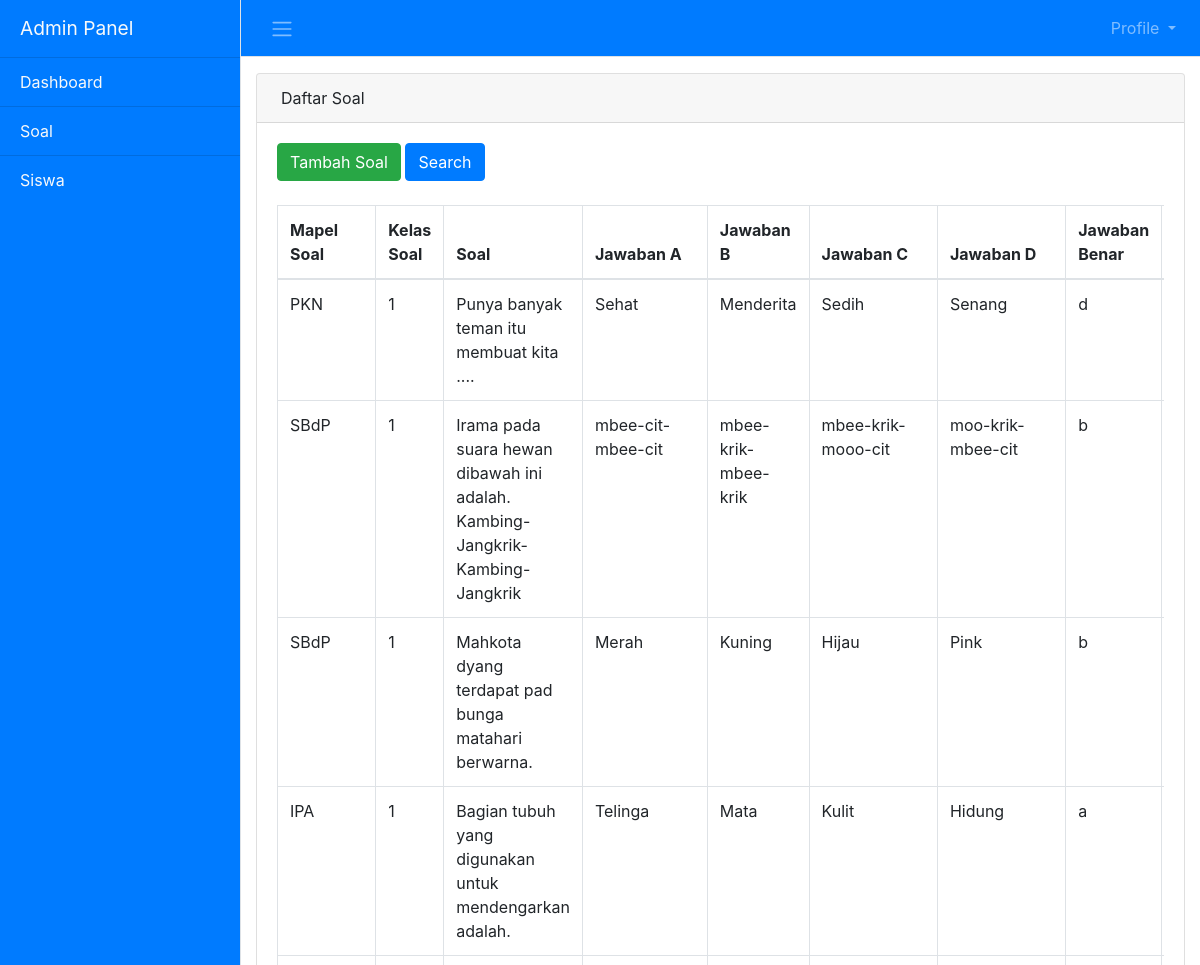
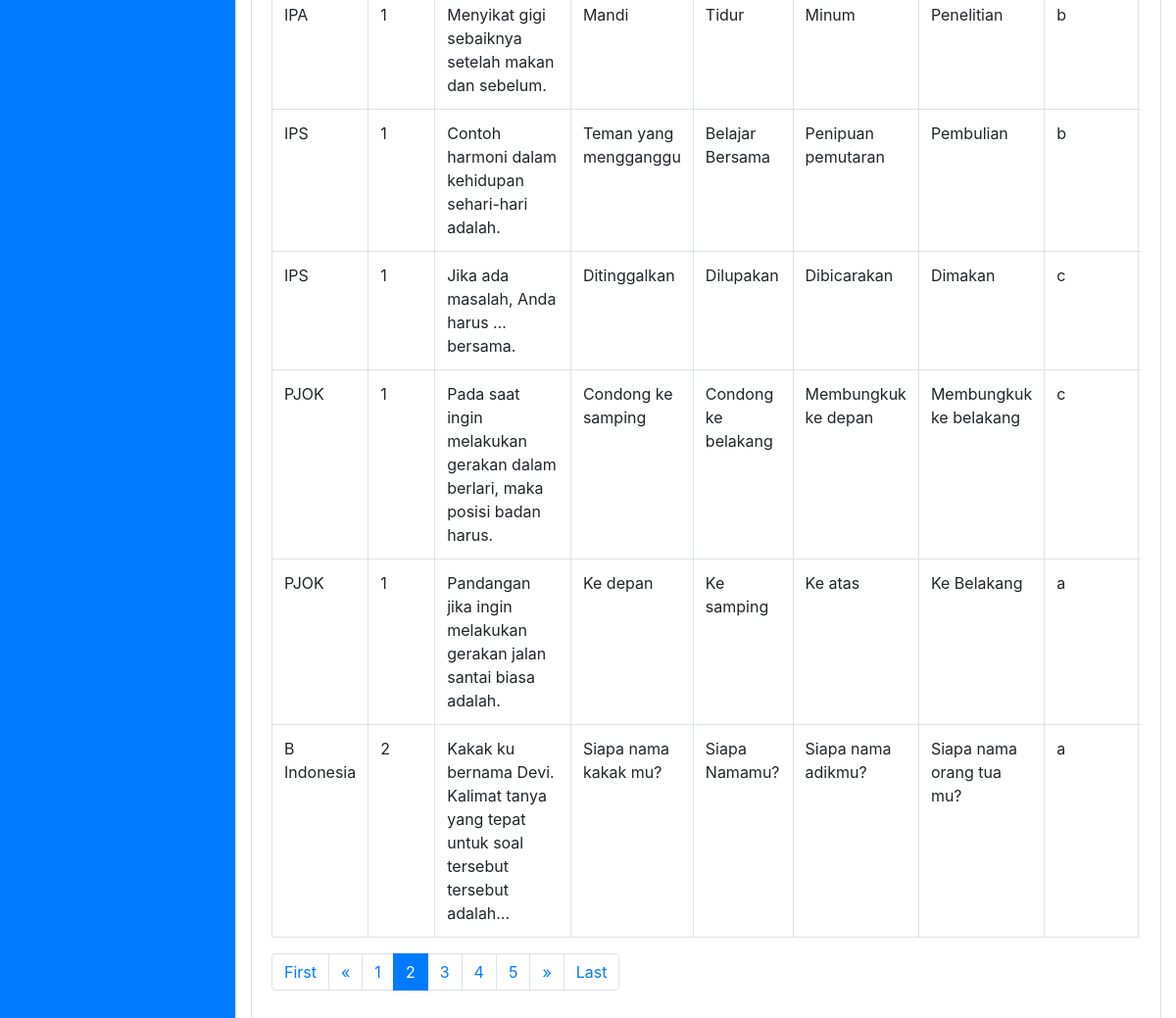
Page /v1/admin/index.php?page=soal&hal=2 (signed in) on the committed database (2 pictures, top to bottom).
### tables this page shows
CREATE TABLE `tbl_soal` (
  `id_soal` int(11) NOT NULL,
  `kelas_soal` int(2) NOT NULL,
  `mapel_soal` varchar(50) NOT NULL,
  `nama_soal` varchar(500) NOT NULL,
  `jawaban_a` varchar(200) NOT NULL,
  `jawaban_b` varchar(200) NOT NULL,
  `jawaban_c` varchar(200) NOT NULL,
  `jawaban_d` varchar(200) NOT NULL,
  `jawaban_benar` varchar(2) NOT NULL,
  `gambar` varchar(100) NOT NULL DEFAULT 'Tidak_Ada.jpg'
);

### v1/admin/script/preferences.php (the view, shortened to what this page needs)
<?php
class adminPanel
{
    private $host = "localhost";
	private $user = "root";
	private $pass = "";
	private $database = "db_bank_soal";
    public $mysqli="";
    public function SS_GetConnection ()
	{
		$this->mysqli = new MySQLi($this->host, $this->user, $this->pass, $this->database);
		if (!$this->mysqli->connect_errno){
			return $this->mysqli;
		}
    }
    public function viewSoal(){
        if ($this->SS_GetConnection())
		{
            $hal = (isset($_GET['hal'])) ? $_GET['hal'] : 1;
            $limit = 10;
            $limit_start = ($hal - 1) * $limit;
            $query = "SELECT * FROM tbl_soal LIMIT ".$limit_start.",".$limit;
			if ($result = $this->mysqli->query($query)){
                echo "<table class='table table-bordered' id='dataTable' width='100%'' cellspacing='0'>";
                echo "<thead>";
                echo "<tr>";
                echo "<th>Mapel Soal</th>";
                echo "<th>Kelas Soal</th>";
                echo "<th>Soal</th>";
                echo "<th>Jawaban A</th>";
                echo "<th>Jawaban B</th>";
                echo "<th>Jawaban C</th>";
                echo "<th>Jawaban D</th>";
                echo "<th>Jawaban Benar</th>";
                echo "<th>Ada Gambar?</th>";
                echo "</tr>";
                echo "</thead>";
                echo "<tbody>";
                while ($data = $result->fetch_row())
				{
                    if($data[9] == "Tidak_Ada.jpg"){
                        $gambar = "Tidak Ada";
                    }else{
                        $gambar = "Ada";
                    }
                    echo "<tr>";
					echo "<td>".($data[2])."</td>";
                    echo "<td>".($data[1])."</td>";
					echo "<td>".($data[3])."</td>";
                    echo "<td>".($data[4])."</td>";
                    echo "<td>".($data[5])."</td>";
                    echo "<td>".($data[6])."</td>";
                    echo "<td>".($data[7])."</td>";
                    echo "<td>".($data[8])."</td>";
                    echo "<td>".($gambar)."</td>";
					echo "</tr>";
				}
                echo "</tbody>";
                echo "</table>";
            }
            echo "<ul class='pagination'>";
            if ($hal == 1) {
                echo "<li class='page-item disabled'><a class='page-link' href='#'>First</a></li>";
                echo "<li class='page-item disabled'><a class='page-link' href='#'>&laquo;</a></li>";
            } else {
                $link_prev = ($hal > 1) ? $hal - 1 : 1;
                echo "<li class='page-item'><a class='page-link' href='index.php?page=soal&hal=1'>First</a></li>";
                echo "<li class='page-item'><a class='page-link' href='index.php?page=soal&hal= ".$link_prev."'>&laquo;</a></li>";
            }
            $stmt = $this->mysqli->stmt_init();
            $stmt->prepare("SELECT id_soal FROM tbl_soal");
            $stmt->execute();
            $stmt->bind_result($idsoal);
            $stmt->store_result();
            $get_jumlah = $stmt->num_rows();
            $jumlah_page = ceil($get_jumlah / $limit);
            $jumlah_number = 3;
            $start_number = ($hal > $jumlah_number) ? $hal - $jumlah_number : 1;
            $end_number = ($hal < ($jumlah_page - $jumlah_number)) ? $hal + $jumlah_number : $jumlah_page;
            for ($i = $start_number; $i <= $end_number; $i++) {
                if($hal == $i){
                    $link_active = "class='page-item active'";
                }else{
                    $link_active = "";
                }
                echo "<li ".$link_active."><a class='page-link' href='index.php?page=soal&hal=".$i."'>".$i."</a></li>";
            }
            if ($hal == $jumlah_page) {
                echo "<li class='page-item disabled'><a class='page-link' href='#'>&raquo;</a></li>";
                echo "<li class='page-item disabled'><a class='page-link' href='#'>Last</a></li>";
            } else {
                $link_next = ($hal < $jumlah_page) ? $hal + 1 : $jumlah_page;
                echo "<li class='page-item'><a class='page-link' href='index.php?page=soal&hal=".$link_next."'>&raquo;</a></li>";
                echo "<li class='page-item'><a class='page-link' href='index.php?page=soal&hal=".$jumlah_page."'>Last</a></li>";
            }
            echo "</ul>";
        }
    }
}
?>

### v1/admin/css/simple-sidebar.css (style rules this page uses)
body { overflow-x: hidden; }

### rows in the picture
tbl_soal: mapel_soal "PKN", kelas_soal "1", nama_soal "Punya banyak teman itu membuat kita ....", jawaban_a "Sehat", jawaban_b "Menderita", jawaban_c "Sedih", jawaban_d "Senang", jawaban_benar "d"
tbl_soal: mapel_soal "SBdP", kelas_soal "1", nama_soal "Irama pada suara hewan dibawah ini adalah. Kambing-Jangkrik-Kambing-Jangkrik", jawaban_a "mbee-cit-mbee-cit", jawaban_b "mbee-krik-mbee-krik", jawaban_c "mbee-krik-mooo-cit", jawaban_d "moo-krik-mbee-cit", jawaban_benar "b"
tbl_soal: mapel_soal "SBdP", kelas_soal "1", nama_soal "Mahkota dyang terdapat pad bunga matahari berwarna.", jawaban_a "Merah", jawaban_b "Kuning", jawaban_c "Hijau", jawaban_d "Pink", jawaban_benar "b"
tbl_soal: mapel_soal "IPA", kelas_soal "1", nama_soal "Bagian tubuh yang digunakan untuk mendengarkan adalah.", jawaban_a "Telinga", jawaban_b "Mata", jawaban_c "Kulit", jawaban_d "Hidung", jawaban_benar "a"
tbl_soal: mapel_soal "IPA", kelas_soal "1", nama_soal "Menyikat gigi sebaiknya setelah makan dan sebelum.", jawaban_a "Mandi", jawaban_b "Tidur", jawaban_c "Minum", jawaban_d "Penelitian", jawaban_benar "b"
tbl_soal: mapel_soal "IPS", kelas_soal "1", nama_soal "Contoh harmoni dalam kehidupan sehari-hari adalah.", jawaban_a "Teman yang mengganggu", jawaban_b "Belajar Bersama", jawaban_c "Penipuan pemutaran", jawaban_d "Pembulian", jawaban_benar "b"
tbl_soal: mapel_soal "IPS", kelas_soal "1", nama_soal "Jika ada masalah, Anda harus … bersama.", jawaban_a "Ditinggalkan", jawaban_b "Dilupakan", jawaban_c "Dibicarakan", jawaban_d "Dimakan", jawaban_benar "c"
tbl_soal: mapel_soal "PJOK", kelas_soal "1", nama_soal "Pada saat ingin melakukan gerakan dalam berlari, maka posisi badan harus.", jawaban_a "Condong ke samping", jawaban_b "Condong ke belakang", jawaban_c "Membungkuk ke depan", jawaban_d "Membungkuk ke belakang", jawaban_benar "c"
tbl_soal: mapel_soal "PJOK", kelas_soal "1", nama_soal "Pandangan jika ingin melakukan gerakan jalan santai biasa adalah.", jawaban_a "Ke depan", jawaban_b "Ke samping", jawaban_c "Ke atas", jawaban_d "Ke Belakang", jawaban_benar "a"
tbl_soal: mapel_soal "B Indonesia", kelas_soal "2", nama_soal "Kakak ku bernama Devi. Kalimat tanya yang tepat untuk soal tersebut tersebut adalah…", jawaban_a "Siapa nama kakak mu?", jawaban_b "Siapa Namamu?", jawaban_c "Siapa nama adikmu?", jawaban_d "Siapa nama orang tua mu?", jawaban_benar "a"
